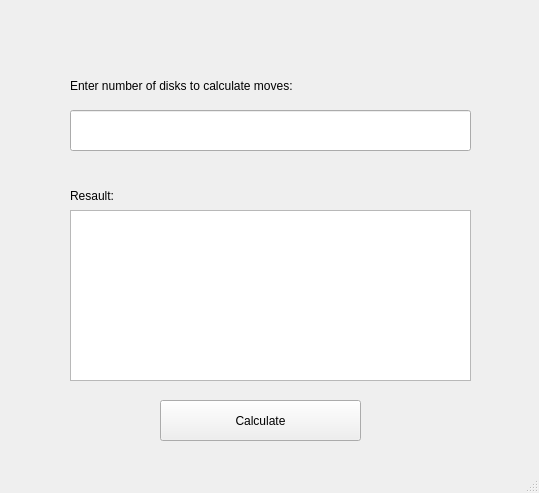
<?xml version="1.0" encoding="UTF-8"?>
<ui version="4.0">
 <class>MainWindow</class>
 <widget class="QMainWindow" name="MainWindow">
  <property name="geometry">
   <rect>
    <x>0</x>
    <y>0</y>
    <width>539</width>
    <height>493</height>
   </rect>
  </property>
  <property name="windowTitle">
   <string>Hanoi castles</string>
  </property>
  <widget class="QWidget" name="centralwidget">
   <widget class="QLabel" name="label">
    <property name="geometry">
     <rect>
      <x>70</x>
      <y>40</y>
      <width>321</width>
      <height>91</height>
     </rect>
    </property>
    <property name="text">
     <string>Enter number of disks to calculate moves: </string>
    </property>
   </widget>
   <widget class="QPushButton" name="pushButton">
    <property name="geometry">
     <rect>
      <x>160</x>
      <y>400</y>
      <width>201</width>
      <height>41</height>
     </rect>
    </property>
    <property name="text">
     <string>Calculate</string>
    </property>
   </widget>
   <widget class="QLineEdit" name="lineEdit">
    <property name="geometry">
     <rect>
      <x>70</x>
      <y>110</y>
      <width>401</width>
      <height>41</height>
     </rect>
    </property>
   </widget>
   <widget class="QLabel" name="label_2">
    <property name="geometry">
     <rect>
      <x>70</x>
      <y>150</y>
      <width>271</width>
      <height>91</height>
     </rect>
    </property>
    <property name="text">
     <string>Resault:</string>
    </property>
   </widget>
   <widget class="QTextBrowser" name="textBrowser">
    <property name="geometry">
     <rect>
      <x>70</x>
      <y>210</y>
      <width>401</width>
      <height>171</height>
     </rect>
    </property>
   </widget>
  </widget>
  <widget class="QMenuBar" name="menubar">
   <property name="geometry">
    <rect>
     <x>0</x>
     <y>0</y>
     <width>539</width>
     <height>22</height>
    </rect>
   </property>
  </widget>
  <widget class="QStatusBar" name="statusbar"/>
 </widget>
 <resources/>
 <connections/>
</ui>
